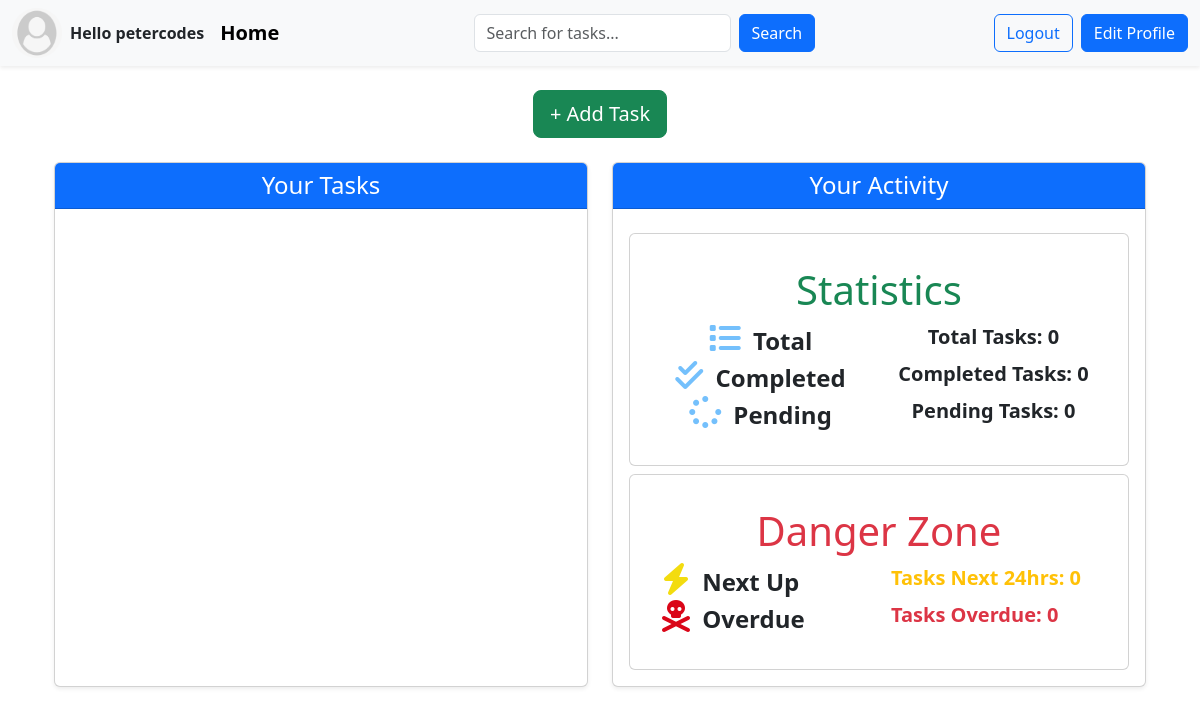
Page / (signed in) on the earlier database version.
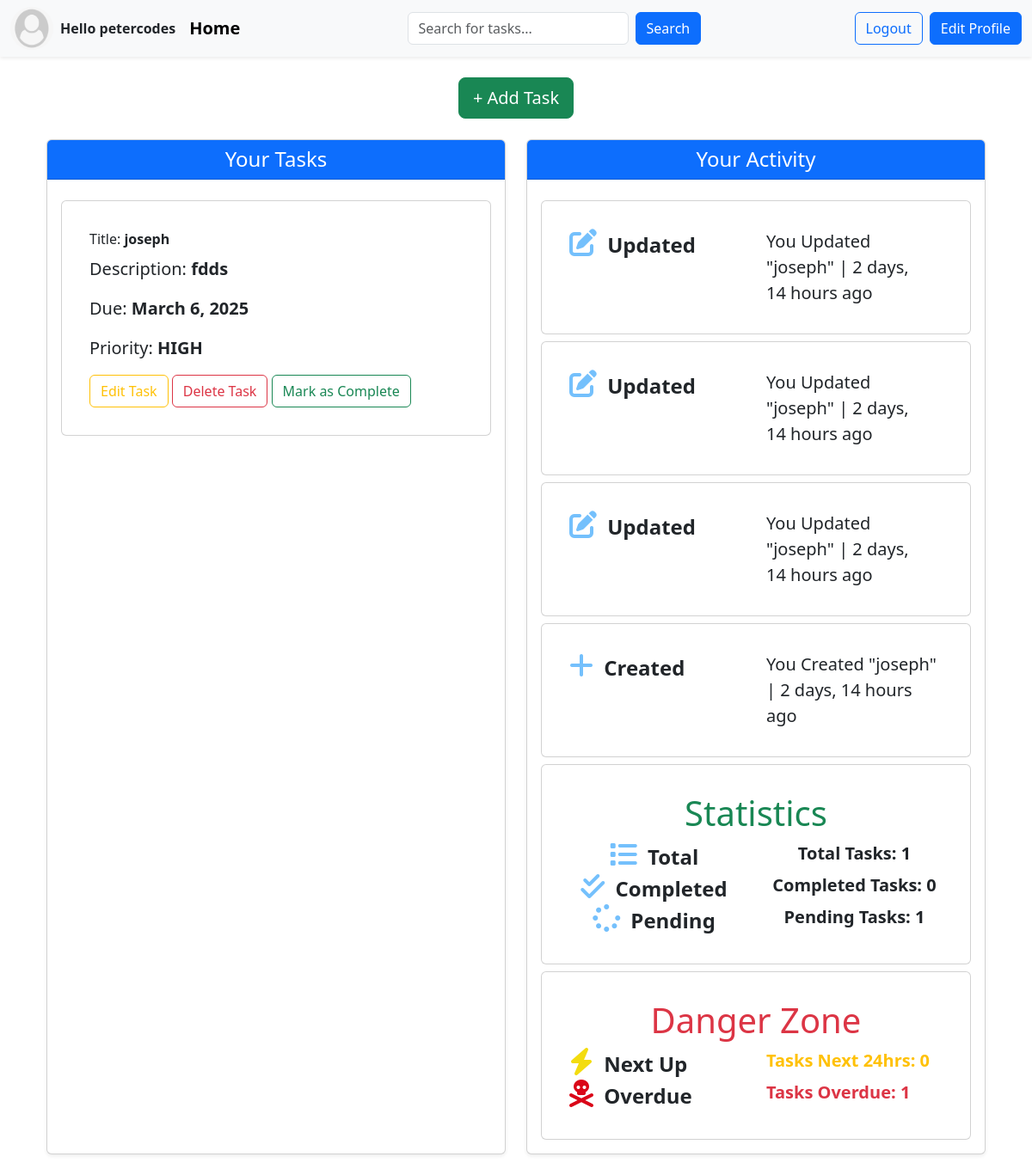
Same page on the later database version.
### base/models.py (models this page shows, shortened)
class Task(models.Model):
    title = models.CharField(max_length=200,null=True)
    description = models.TextField(null=True,blank=True)
    user = models.ForeignKey(User,on_delete= models.CASCADE)
    completed = models.BooleanField(default=False)
    created = models.DateTimeField(auto_now_add=True)
    updated = models.DateTimeField(auto_now=True)
    PRIORITY_CHOICES = [
    ("HIGH","High"),
    ("MEDIUM","Medium"),
    ("LOW","Low")
   ]
    priority = models.CharField(max_length=100,choices = PRIORITY_CHOICES)
    due_date = models.DateField(null=True,blank=True)
    class Meta:
        ordering = ['-updated','-created']

class TaskActivity(models.Model):
    ACTION_CHOICES = [
        ("Created","Created"),
       ( "Updated","Updated"),
       ("Completed","Completed"),
       ("Deleted","Deleted")
    ]
    user = models.ForeignKey(User,on_delete=models.CASCADE)
    task = models.ForeignKey(Task,on_delete=models.CASCADE)
    action = models.CharField(max_length=20,choices = ACTION_CHOICES)
    timestamp = models.DateTimeField(auto_now_add=True)
    class Meta:
        ordering = ['-timestamp']

### base/views.py (the view, shortened to what this page needs)
# urls.py: path('',views.home,name="home"),
@login_required(login_url="login")
def home(request):
    tasks = Task.objects.filter(user=request.user)  # Filter tasks for the logged-in user
    activities = TaskActivity.objects.filter(user=request.user).order_by('-timestamp')[:5]  # Get the latest 5 activities
    search_query = request.GET.get('q')
    total_tasks = tasks.count()
    completed_tasks = tasks.filter(completed=True).count()
    pending_tasks = total_tasks - completed_tasks
    now = timezone.now()
    next_24_hours = now + timedelta(hours=24)
    next_up_tasks = tasks.filter(due_date__range=[now, next_24_hours], completed=False).count()
    overdue_tasks = tasks.filter(due_date__lt=now, completed=False).count()
    context = {
        "tasks": tasks,
        "activities": activities,
        "total_tasks": total_tasks,
        "completed_tasks": completed_tasks,
        "pending_tasks": pending_tasks,
        "next_up_tasks": next_up_tasks,
        "overdue_tasks": overdue_tasks,
        "search_query": search_query,  # Pass the search query to the template
    }
    return render(request, 'base/index.html', context)

### base/templates/base/index.html (shortened to what the changed rows need)
{% extends 'main.html' %}
{% load static %}
{% block content %}
<div class="container my-4">
    <div class="row g-4">
        <div class="col-lg-6">
            <div class="card h-100 shadow-sm">
                <div class="card-header bg-primary text-white">
                    <h2 class="h4 mb-0 text-center">Your Tasks</h2>
                </div>
                <div class="card-body">
                    {% for task in tasks %}
                    <div class="card mt-2 p-3">
                        <div class="card-body">
                            <div class="card-title">Title: <span class="fw-bold">{{task.title}}</span></div>
                            <p class="card-text lead">Description: <span class="fw-bold">{{task.description}}</span></p>
                            <p class="lead">Due: <span class="fw-bold">{{task.due_date}}</span></p>
                            <p class="lead">Priority: <span class="fw-bold">{{task.priority}}</span></p>
                            <div id="container-fluid">
                                <a href="{% url 'edit-task' task.id %}" class="btn btn-outline-warning m-3 m-md-0">Edit Task</a>
                                <a href="{% url 'delete-task' task.id %}" class="btn btn-outline-danger m-3 m-md-0">Delete Task</a>
                                <form action="{% url 'mark-task-complete' task.id %}" method="POST" style="display: inline;">
                                    <button type="submit" class="btn btn-outline-success m-3 m-md-0">Mark as Complete</button>
                                </form>
                            </div>
                        </div>
                    </div>
                    {% endfor %}
                </div>
            </div>
        </div>
        <div class="col-lg-6">
            <div class="card h-100 shadow-sm">
                <div class="card-header bg-primary text-white">
                    <h2 class="h4 mb-0 text-center">Your Activity</h2>
                </div>
                <div class="card-body">
                    {% for activity in activities %}
                    <div class="card mt-2 p-3">
                        <div class="card-body">
                            <div class="row activity">
                                <div class="col">
                                    {% if activity.action == "Completed" %}
                                    <i class="icon fa-solid fa-square-check fa-2x" style="color: #74C0FC;"></i>
                                    {% elif activity.action == "Updated" %}
                                    <i class="fa-solid fa-pen-to-square fa-2x" style="color: #74C0FC;"></i>
                                    {% elif activity.action == "Created" %}
                                    <i class="fa-solid fa-plus fa-2x" style="color: #74C0FC;"></i>
                                    {% elif activity.action == "Deleted" %}
                                    <i class="fa-solid fa-trash fa-2x" style="color: #74C0FC;"></i>
                                    {% endif %}
                                    <span class="mx-2 fw-bold fs-4">{{ activity.action }}</span>
                                </div>
                                <div class="col">
                                    <p class="card-text lead">You {{ activity.action }} "{{ activity.task.title }}" | {{ activity.timestamp|timesince }} ago</p>
                                </div>
                            </div>
                        </div>
                    </div>
                    {% endfor %}
                    <div class="card mt-2 p-3">
                        <div class="card-body">
                            <div class="text-center">
                                <h1 class="fw-lighter text-center text-success">Statistics</h1>
                                <div class="row">
                                    <div class="col">
                                        <p class="card-text lead fw-bold">Total Tasks: {{ total_tasks }}</p>
                                    </div>
                                </div>
                                <div class="row">
                                    <div class="col">
                                        <p class="card-text lead fw-bold">Pending Tasks: {{ pending_tasks }}</p>
                                    </div>
                                </div>
                            </div>
                        </div>
                    </div>
                    <div class="card mt-2 p-3">
                        <div class="card-body">
                            <h1 class="fw-lighter text-center text-danger" style="color: #da0618;">Danger Zone</h1>
                            <div class="row">
                                <div class="col">
                                    <p class="card-text lead fw-bold text-danger">Tasks Overdue: {{ overdue_tasks }}</p>
                                </div>
                            </div>
                        </div>
                    </div>
                </div>
            </div>
        </div>
    </div>
</div>
{% endblock %}

Differences in the rows shown:
added Task: title "joseph", description "fdds", due_date "March 6, 2025", priority "HIGH"
added TaskActivity: action "Updated", task "joseph", timestamp "2 days, 14 hours"
added TaskActivity: action "Updated", task "joseph", timestamp "2 days, 14 hours"
added TaskActivity: action "Updated", task "joseph", timestamp "2 days, 14 hours"
added TaskActivity: action "Created", task "joseph", timestamp "2 days, 14 hours"
Other differences:
{{ total_tasks }}: "0" → "1"
{{ pending_tasks }}: "0" → "1"
{{ overdue_tasks }}: "0" → "1"
